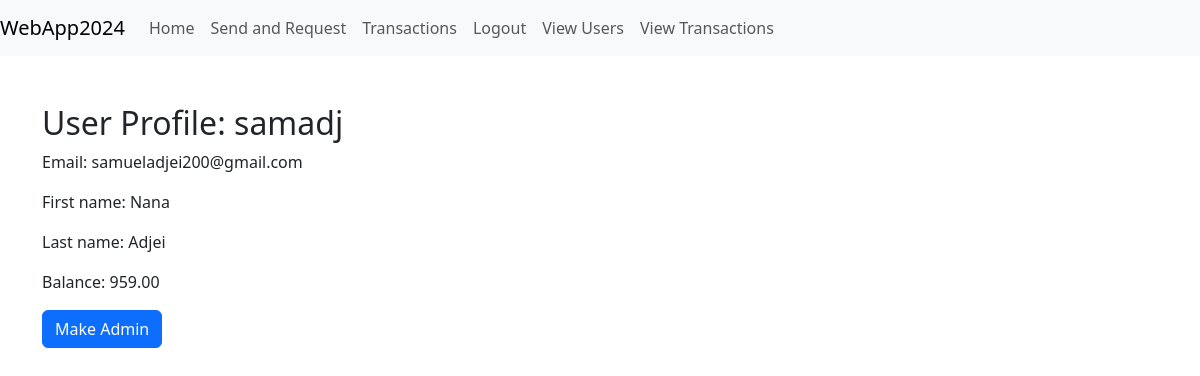
The app's page /adminapp/users/2/ (signed in) with its own data.
### register/models.py (models this page shows, shortened)
class User(AbstractUser):
    CURRENCY_CHOICES = [
        ('GBP', 'British Pound'),
        ('USD', 'US Dollar'),
        ('EUR', 'Euro'),
    ]
    initial_balance = models.DecimalField(max_digits=10, decimal_places=2, default=1000)
    currency = models.CharField(
        max_length=3,
        choices=CURRENCY_CHOICES,
        default='GBP',
        help_text=_('Select your preferred currency.'),
    )

### payapp/models.py (models this page shows, shortened)
class Account(models.Model):
    user = models.OneToOneField(settings.AUTH_USER_MODEL, on_delete=models.CASCADE, related_name='account')
    balance = models.DecimalField(max_digits=10, decimal_places=2, default=1000.00)
    currency = models.CharField(max_length=3, choices=[
        ('GBP', 'British Pound'),
        ('USD', 'US Dollar'),
        ('EUR', 'Euro'),
    ], default='GBP', help_text=_('Select your preferred currency.'))

### adminapp/views.py (the view, shortened to what this page needs)
# urls.py: path('users/<int:user_id>/', views.user_profile, name='user_profile'),
@login_required
def user_profile(request, user_id):
    user = get_object_or_404(User, pk=user_id)
    if 'make_admin' in request.POST:
        user.is_staff = True
        user.save()
        messages.success(request, f"{user.username} has been made an admin.")
        user.refresh_from_db()
        return redirect('adminapp:user_profile', user_id=user_id)
    return render(request, 'adminapp/user_profile.html', {'profile_user': user})

### templates/adminapp/user_profile.html (shortened to what this page needs)
{% extends 'base.html' %}
{% block content %}
    <h2>User Profile: {{ profile_user.username }}</h2>
    <p>Email: {{ profile_user.email }}</p>
    <p>First name: {{ profile_user.first_name }}</p>
    <p>Last name: {{ profile_user.last_name }}</p>
    <p>Balance: {{ profile_user.account.balance }}</p>
    <form method="post">
        {% if not profile_user.is_staff %}
            <button type="submit" name="make_admin" class="btn btn-primary">Make Admin</button>
        {% endif %}
    </form>
{% endblock %}

### records on screen
User: username "samadj", email "samueladjei200@gmail.com", first_name "Nana", last_name "Adjei", account.balance "959.00"
